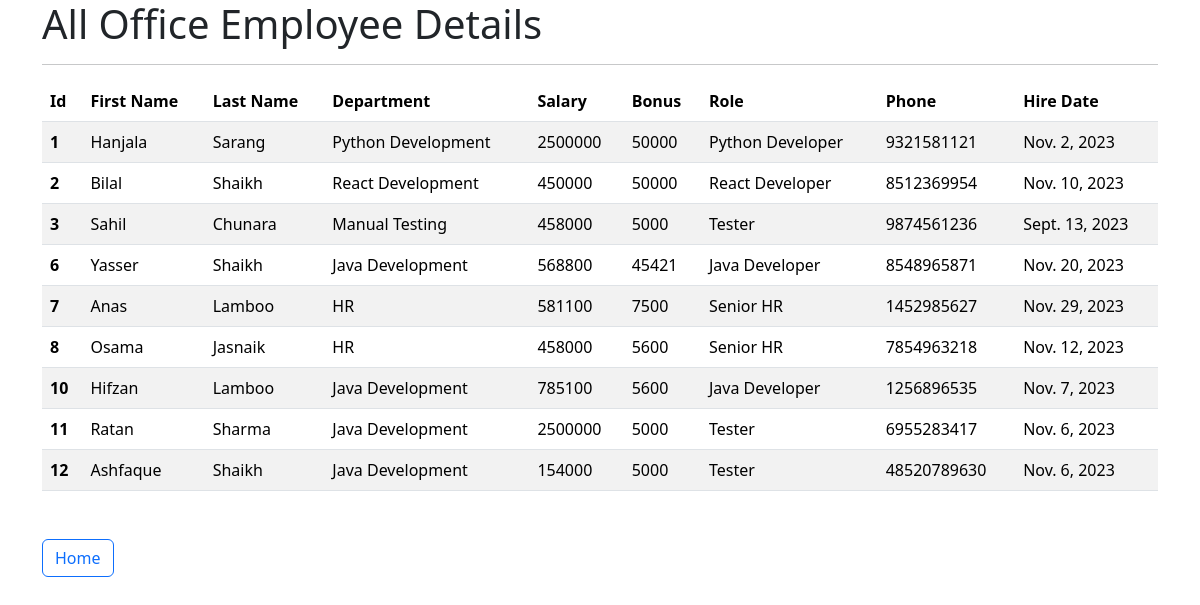
The app's page /all_emp with its own data.
### emp_app/models.py (models this page shows, shortened)
class Employee(models.Model):
    first_name = models.CharField(max_length=100, null=False)
    last_name = models.CharField(max_length=100)
    dept = models.ForeignKey(Department,on_delete=models.CASCADE)
    salary = models.IntegerField(default=0)
    bonus = models.IntegerField(default=0)
    role = models.ForeignKey(Role, on_delete=models.CASCADE)
    phone = models.IntegerField(default=0)
    hire_date = models.DateField()

class Department(models.Model):
    name = models.CharField(max_length=100,null=False)
    location = models.CharField(max_length=100)
    def __str__(self):
        return self.name

class Role(models.Model):
    name = models.CharField(max_length=100, null=False)
    def __str__(self):
        return self.name

### emp_app/views.py (the view)
# urls.py: path('all_emp',views.all_emp, name='all_emp'),
def all_emp(request):
    emps = Employee.objects.all()
    context = {
        'emps':emps
    }
    return render(request, 'all_emp.html',context)

### emp_app/templates/all_emp.html (shortened to what this page needs)
<!doctype html>
<html lang="en">
  <head>
    <link href="https://cdn.jsdelivr.net/npm/bootstrap@5.3.2/dist/css/bootstrap.min.css" rel="stylesheet">
  </head>
  <body>
        <div class="container">
            <h1>All Office Employee Details</h1>
            <hr>
            <table class="table table-striped">
                <thead>
                  <tr>
                    <th scope="col">Id</th>
                    <th scope="col">First Name</th>
                    <th scope="col">Last Name</th>
                    <th scope="col">Department</th>
                    <th scope="col">Salary</th>
                    <th scope="col">Bonus</th>
                    <th scope="col">Role</th>
                    <th scope="col">Phone</th>
                    <th scope="col">Hire Date</th>
                  </tr>
                </thead>
                <tbody>
                    {% for emp in emps%}
                  <tr>
                    <th scope="row">{{emp.id}}</th>
                    <td>{{emp.first_name}}</td>
                    <td>{{emp.last_name}}</td>
                    <td>{{emp.dept}}</td>
                    <td>{{emp.salary}}</td>
                    <td>{{emp.bonus}}</td>
                    <td>{{emp.role}}</td>
                    <td>{{emp.phone}}</td>
                    <td>{{emp.hire_date}}</td>
                  </tr>
                  {% endfor %}
                </tbody>
              </table>
        </div>
        <div class="container mt-5">
            <a class="btn btn-outline-primary" href="/" role="button">Home</a>
        </div>
  </body>
</html>

### records on screen
Employee: id "1", first_name "Hanjala", last_name "Sarang", dept "Python Development", salary "2500000", bonus "50000", role "Python Developer", phone "9321581121", hire_date "Nov. 2, 2023"
Employee: id "2", first_name "Bilal", last_name "Shaikh", dept "React Development", salary "450000", bonus "50000", role "React Developer", phone "8512369954", hire_date "Nov. 10, 2023"
Employee: id "3", first_name "Sahil", last_name "Chunara", dept "Manual Testing", salary "458000", bonus "5000", role "Tester", phone "9874561236", hire_date "Sept. 13, 2023"
Employee: id "6", first_name "Yasser", last_name "Shaikh", dept "Java Development", salary "568800", bonus "45421", role "Java Developer", phone "8548965871", hire_date "Nov. 20, 2023"
Employee: id "7", first_name "Anas", last_name "Lamboo", dept "HR", salary "581100", bonus "7500", role "Senior HR", phone "1452985627", hire_date "Nov. 29, 2023"
Employee: id "8", first_name "Osama", last_name "Jasnaik", dept "HR", salary "458000", bonus "5600", role "Senior HR", phone "7854963218", hire_date "Nov. 12, 2023"
Employee: id "10", first_name "Hifzan", last_name "Lamboo", dept "Java Development", salary "785100", bonus "5600", role "Java Developer", phone "1256896535", hire_date "Nov. 7, 2023"
Employee: id "11", first_name "Ratan", last_name "Sharma", dept "Java Development", salary "2500000", bonus "5000", role "Tester", phone "6955283417", hire_date "Nov. 6, 2023"
Employee: id "12", first_name "Ashfaque", last_name "Shaikh", dept "Java Development", salary "154000", bonus "5000", role "Tester", phone "48520789630", hire_date "Nov. 6, 2023"
